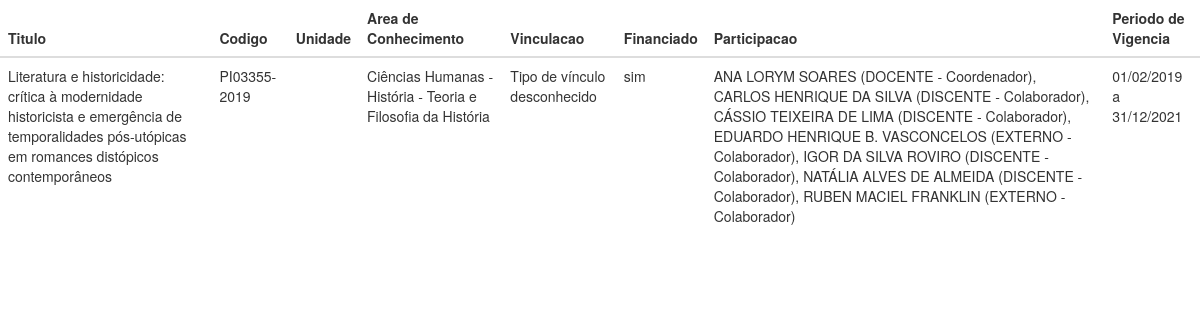
Screenshot of /project/2 with the database file from the repository.
### models.py (models this page shows)
class Pesquisa(db.Model):
    __tablename__ = "pesquisas"
    id = db.Column(db.Integer, primary_key=True)
    codigo = db.Column(db.String, nullable=False)
    unidade = db.Column(db.String, nullable=False)
    titulo = db.Column(db.String, nullable=False)
    area_de_conhecimento = db.Column(db.String, nullable=False)
    vinculacao = db.Column(db.String, nullable=False)
    financiada = db.Column(db.String, nullable=False)
    participacao = db.Column(db.String, nullable=False)
    periodo_de_vigencia = db.Column(db.String, nullable=False)

### application.py (the view)
@app.route('/project/<int:project_id>')
def project(project_id):
	project = Pesquisa.query.get(project_id)
	return render_template('project.html', project=project)

### templates/project.html (shortened to what this page needs)
<!DOCTYPE html>
<html>
  <head>
  <link rel="stylesheet" href="https://maxcdn.bootstrapcdn.com/bootstrap/3.4.0/css/bootstrap.min.css">
  <link rel="stylesheet" href="{{ url_for('static', filename='css/style.css') }}">
  </head>
  <body>
    <div class="table-responsive">
      <table class="table">
        <thead>
            <tr>
                <th scope="col">Titulo</th>
                <th scope="col">Codigo</th>
                <th scope="col">Unidade</th>
                <th scope="col">Area de Conhecimento</th>
                <th scope="col">Vinculacao</th>
                <th scope="col">Financiado</th>
                <th scope="col">Participacao</th>
                <th scope="col">Periodo de Vigencia</th>
            </tr>
        </thead>
        <tbody>
                <td> {{ project.titulo }} </td>
                <td> {{ project.codigo }} </td>
                <td> {{ project.unicdade }} </td>
                <td> {{ project.area_de_conhecimento }} </td>
                <td> {{ project.vinculacao }} </td>
                <td> {{ project.financiada }} </td>
                <td> {{ project.participacao }} </td>
                <td> {{ project.periodo_de_vigencia }} </td>
        </tbody>
  	</table>
 	 </div>
  </body>
</html>

### rows the page displays
Pesquisa: titulo "Literatura e historicidade: crítica à modernidade historicista e emergência de temporalidades pós-utópicas em romances distópicos contemporâneos", codigo "PI03355-2019", area_de_conhecimento "Ciências Humanas - História - Teoria e Filosofia da História", vinculacao "Tipo de vínculo desconhecido", financiada "sim", participacao "ANA LORYM SOARES (DOCENTE - Coordenador), CARLOS HENRIQUE DA SILVA (DISCENTE - Colaborador), CÁSSIO TEIXEIRA DE LIMA (DISCENTE - Colaborador), EDUARDO HENRIQUE B. VASCONCELOS (EXTERNO - Colaborador), IGOR DA SILVA ROVIRO (DISCENTE - Colaborador), NATÁLIA ALVES DE ALMEIDA (DISCENTE - Colaborador), RUBEN MACIEL FRANKLIN (EXTERNO - Colaborador)", periodo_de_vigencia "01/02/2019 a 31/12/2021"
